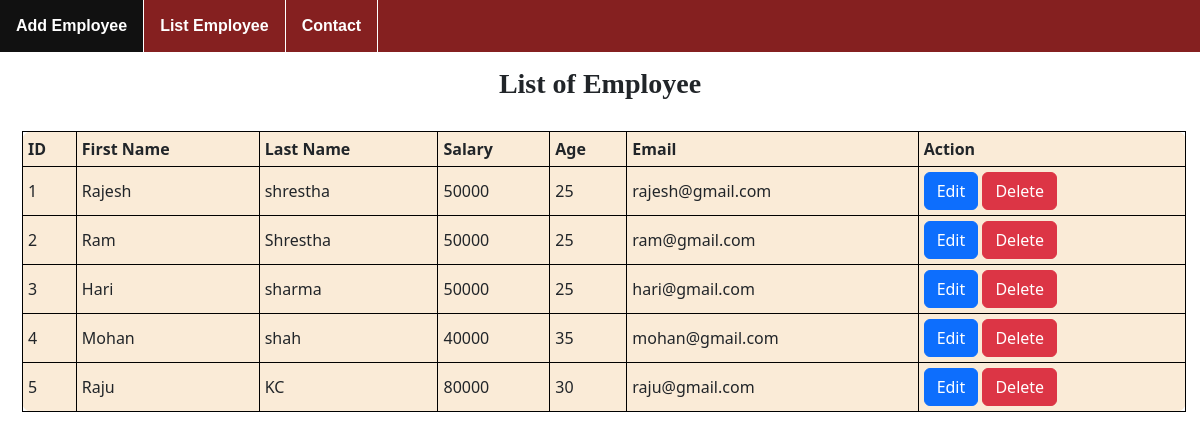
The page / on the database its author committed.
### ems_app/models.py (models this page shows, shortened)
class Employee(models.Model):
    first_name = models.CharField(max_length=50)
    last_name = models.CharField(max_length=50)
    salary = models.IntegerField()
    age = models.IntegerField()
    email = models.EmailField(unique=True)

### ems_app/views.py (the view)
# urls.py: path('', v.empList, name='list-emp'),
def empList(request):
    emps = listEmp()
    return render(request, 'empList.html', {'emps': emps})

### ems_app/views.py (called while the page is built)
def listEmp():
    emps = Employee.objects.all()
    return emps

### templates/empList.html (shortened to what this page needs)
{% extends 'base.html' %}
{% load static %}
{% block content %}
    <h3 class="em-heading">List of Employee</h3>
    <table class="list-table">
        <tr>
            <th>ID</th>
            <th>First Name</th>
            <th>Last Name</th>
            <th>Salary</th>
            <th>Age</th>
            <th>Email</th>
            <th>Action</th>
        </tr>
        {% for e in emps %}
            <tr>
                <td>{{ forloop.counter }}</td>
                <td>{{ e.first_name }}</td>
                <td>{{ e.last_name }}</td>
                <td>{{ e.salary }}</td>
                <td>{{ e.age }}</td>
                <td>{{ e.email }}</td>
                <td>
                    <a class="btn btn-primary" href="{% url 'update-emp' e.id %}">Edit</a>
                    <a class="btn btn-danger"
                       onClick="return delConfirm()"
                       href="{% url 'del-emp' e.id %}">Delete</a>
                </td>
            </tr>
        {% endfor %}
    </table>
{% endblock content %}

### templates/base.html (shortened to what this page needs)
{% load static %}
<!DOCTYPE html>
<html lang="en">
    <head>
        <link href="https://cdn.jsdelivr.net/npm/bootstrap@5.3.1/dist/css/bootstrap.min.css"
              rel="stylesheet"
>
        <link rel="stylesheet" href="{% static 'css/style.css' %}">
    </head>
    <body>
        <nav>
            <ul>
                <li>
                    <a href="{% url 'create-emp' %}">Add Employee</a>
                </li>
                <li>
                    <a href="{% url 'list-emp' %}">List Employee</a>
                </li>
                <li>
                    <a href="{% url 'contact' %}">Contact</a>
                </li>
            </ul>
        </nav>
        {% block content %}
        {% endblock content %}
    </body>
</html>

### static/css/style.css (style rules this page uses)
* { margin: 0; padding: 0; }
.list-table { margin-top: 30px; margin-left: 22px; border: 2px; border-collapse: collapse; border-radius: 10px; background-color: antiquewhite; width: 97%; }
.list-table th, td { border: 1px solid black; padding: 5px; }
ul { list-style-type: none; margin-top: 0; padding: 0; overflow: hidden; background-color: #852020; margin-bottom: 15px; }
li { float: left; border-right: 1px solid white; }
li a { color: white; text-align: center; text-decoration: none; display: block; font-weight: bold; padding: 14px 16px; font-family: 'Lucida Sans', 'Lucida Sans Regular', 'Lucida Grande', 'Lucida Sans Unicode', Geneva, Verdana, sans-serif; }
.em-heading { text-align: center; font-family: 'Times New Roman', Times, serif; font-weight: bold; }

### rows shown on the page
Employee: first_name "Rajesh", last_name "shrestha", salary "50000", age "25", email "rajesh@gmail.com"
Employee: first_name "Ram", last_name "Shrestha", salary "50000", age "25", email "ram@gmail.com"
Employee: first_name "Hari", last_name "sharma", salary "50000", age "25", email "hari@gmail.com"
Employee: first_name "Mohan", last_name "shah", salary "40000", age "35", email "mohan@gmail.com"
Employee: first_name "Raju", last_name "KC", salary "80000", age "30", email "raju@gmail.com"
